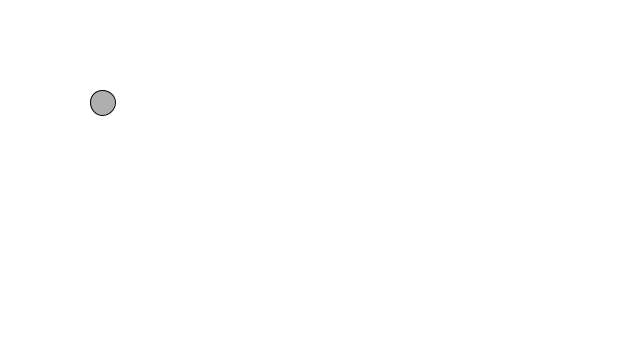
Frame 1 (no input)
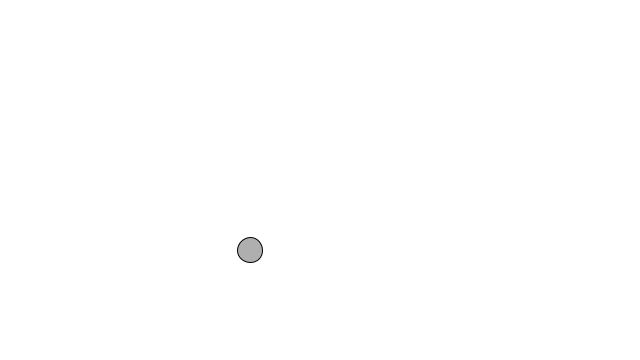
Frame 60 (the mouse pressed at the canvas centre just before this capture)
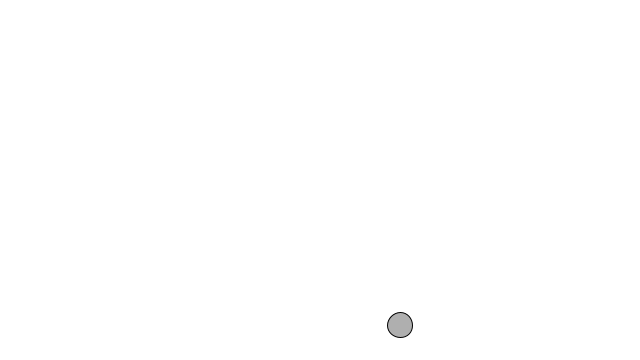
Frame 120 (the mouse held since frame 60 and released just before this capture)

The Processing sketch that drew these frames (run headless with seeded random() and noise(); from frame 60 on, the mouse is pressed at the canvas centre):

// Processing sketch: PVectorBounce
// ── PVectorBounce.pde

PVector location, velocity;

void setup() {
  size(640, 360);
  location = new PVector(100, 100);
  velocity = new PVector(2.5, 2.5);
}

void draw() {

  background(255);

  location.add(velocity);

  if ((location.x > width) || (location.x < 0)) {
    velocity.x = velocity.x * -1;
  }
  
  if ((location.y > height) || (location.y < 0)) {
   velocity.y = velocity.y * -1; 
  }
  
  
  stroke(0);
  fill(175);
  ellipse(location.x, location.y, 25, 25);
  
  
}
